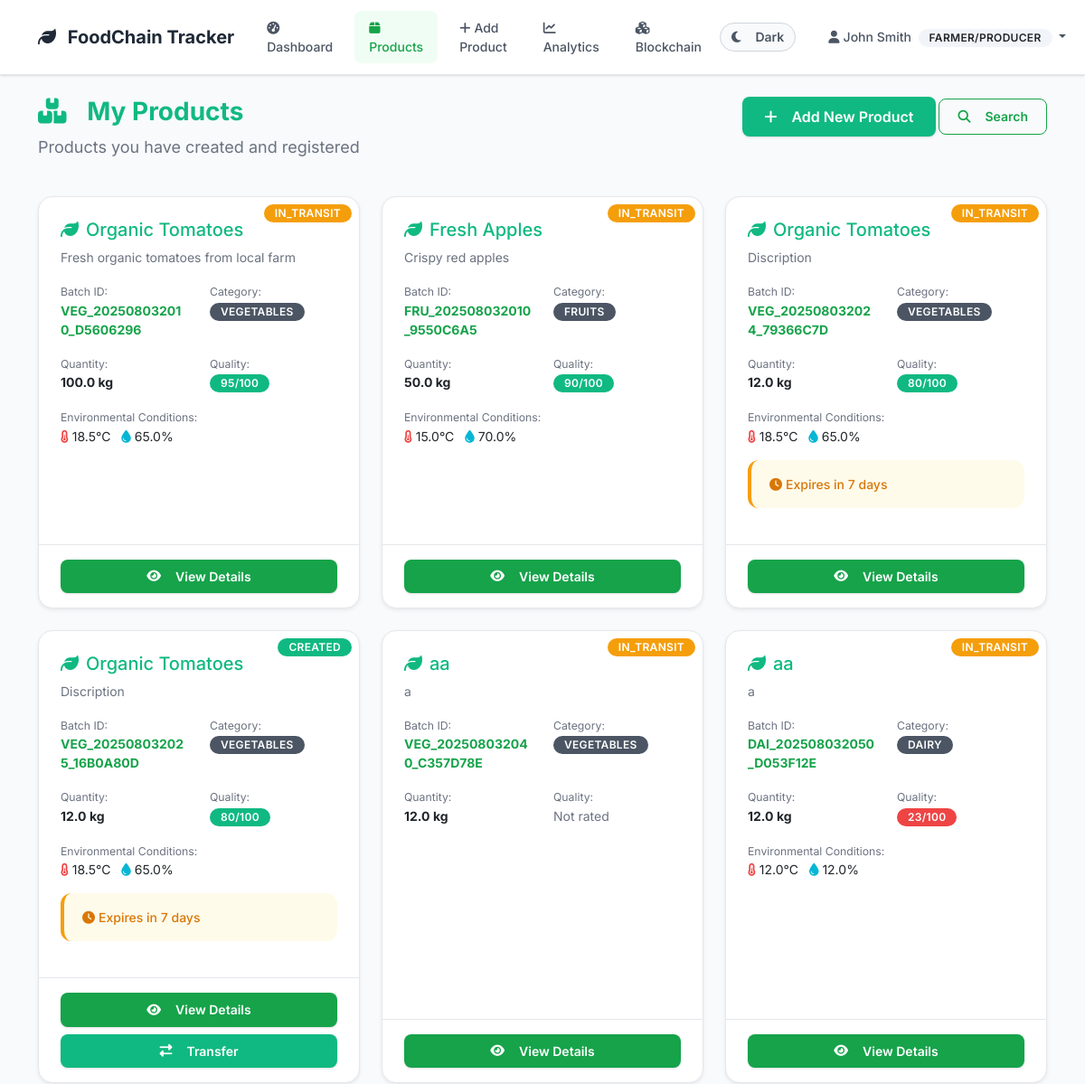
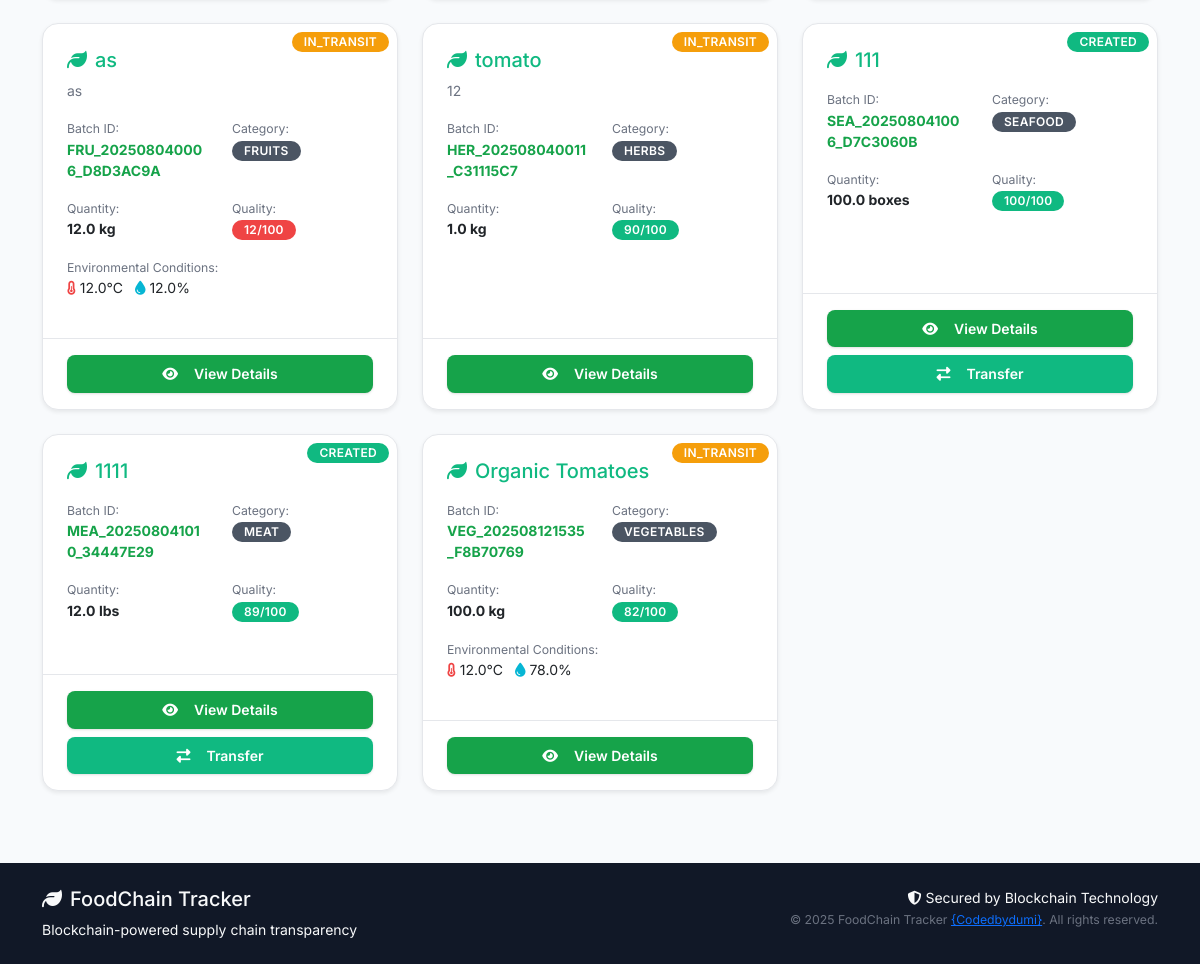
/products/ (signed in), run on the app's committed database (2 pictures, top to bottom).
### models/user.py (models this page shows, shortened)
class User(UserMixin, db.Model):
    __tablename__ = 'users'
    id = db.Column(db.Integer, primary_key=True)
    username = db.Column(db.String(80), unique=True, nullable=False)
    email = db.Column(db.String(120), unique=True, nullable=False)
    password_hash = db.Column(db.String(200), nullable=False)
    full_name = db.Column(db.String(100), nullable=False)
    phone = db.Column(db.String(20))
    address = db.Column(db.Text)
    role = db.Column(db.String(20), nullable=False)  # 'farmer', 'distributor', 'retailer', 'inspector'
    company_name = db.Column(db.String(100))
    license_number = db.Column(db.String(50))  # Business license or certification
    is_active = db.Column(db.Boolean, default=True)
    is_verified = db.Column(db.Boolean, default=False)  # For business verification
    created_at = db.Column(db.DateTime, default=datetime.utcnow)
    last_login = db.Column(db.DateTime)
    products_created = db.relationship('Product', foreign_keys='Product.created_by',
                                     backref='creator', lazy='dynamic')
    sent_transactions = db.relationship('Transaction', foreign_keys='Transaction.from_user_id',
                                      backref='sender', lazy='dynamic')
    received_transactions = db.relationship('Transaction', foreign_keys='Transaction.to_user_id',
                                          backref='receiver', lazy='dynamic')
    def get_role_display(self):
        role_names = {
            'farmer': 'Farmer/Producer',
            'distributor': 'Distributor',
            'retailer': 'Retailer',
            'inspector': 'Inspector'
        }
        return role_names.get(self.role, self.role.title())
    def can_create_products(self):
        return self.role == 'farmer'
    def can_transfer_products(self):
        return self.role in ['farmer', 'distributor']

### models/product.py (models this page shows, shortened)
class Product(db.Model):
    __tablename__ = 'products'
    id = db.Column(db.Integer, primary_key=True)
    batch_id = db.Column(db.String(50), unique=True, nullable=False)
    name = db.Column(db.String(100), nullable=False)
    category = db.Column(db.String(50), nullable=False)  # 'vegetables', 'fruits', 'grains', etc.
    description = db.Column(db.Text)
    quantity = db.Column(db.Float, nullable=False)  # Amount of product
    unit = db.Column(db.String(20), nullable=False)  # 'kg', 'tons', 'boxes', etc.
    quality_grade = db.Column(db.String(10))  # 'A', 'B', 'C', or custom grading
    quality_score = db.Column(db.Integer)  # 0-100 quality score
    origin_location = db.Column(db.String(200))  # Where product was produced
    harvest_date = db.Column(db.Date)
    expiry_date = db.Column(db.Date)
    current_location = db.Column(db.String(200))
    status = db.Column(db.String(50), default='created')  # 'created', 'in_transit', 'delivered', 'expired'
    temperature = db.Column(db.Float)  # Celsius
    humidity = db.Column(db.Float)     # Percentage
    pressure = db.Column(db.Float)     # For certain products
    created_by = db.Column(db.Integer, db.ForeignKey('users.id'), nullable=False)
    current_owner_id = db.Column(db.Integer, db.ForeignKey('users.id'), nullable=False)
    created_at = db.Column(db.DateTime, default=datetime.utcnow)
    updated_at = db.Column(db.DateTime, default=datetime.utcnow, onupdate=datetime.utcnow)
    current_owner = db.relationship('User', foreign_keys=[current_owner_id], backref='owned_products')
    transactions = db.relationship('Transaction', backref='product', lazy='dynamic', cascade='all, delete-orphan')
    def is_expired(self):
        if not self.expiry_date:
            return False
        return datetime.now().date() > self.expiry_date
    def days_until_expiry(self):
        if not self.expiry_date:
            return None
        delta = self.expiry_date - datetime.now().date()
        return delta.days

### routes/products.py (the view)
@products_bp.route('/')
@login_required
def list_products():
    page = request.args.get('page', 1, type=int)
    per_page = 20
    if current_user.role == 'farmer':
        products = Product.query.filter_by(created_by=current_user.id).paginate(
            page=page, per_page=per_page, error_out=False
        )
    elif current_user.role in ['distributor', 'retailer']:
        products = Product.query.filter_by(current_owner_id=current_user.id).paginate(
            page=page, per_page=per_page, error_out=False
        )
    else:
        products = Product.query.paginate(
            page=page, per_page=per_page, error_out=False
        )
    return render_template('products/list.html', products=products)

### templates/products/list.html (shortened to what this page needs)
{% extends "base.html" %}
{% block content %}
<div class="row mb-4">
    <div class="col-md-8">
        <h1 class="display-6 fw-bold text-success">
            <i class="fas fa-boxes me-3"></i>
            {% if current_user.role == 'farmer' %}
                My Products
            {% elif current_user.role in ['distributor', 'retailer'] %}
                Owned Products
            {% else %}
                All Products
            {% endif %}
        </h1>
        <p class="lead text-muted">
            {% if current_user.role == 'farmer' %}
                Products you have created and registered
            {% elif current_user.role in ['distributor', 'retailer'] %}
                Products currently in your possession
            {% else %}
                System-wide product overview
            {% endif %}
        </p>
    </div>
    <div class="col-md-4 text-end">
        {% if current_user.can_create_products() %}
            <a href="{{ url_for('products.add_product') }}" class="btn btn-success btn-lg">
                <i class="fas fa-plus me-2"></i>Add New Product
            </a>
        {% endif %}
        <a href="{{ url_for('products.search_products') }}" class="btn btn-outline-primary">
            <i class="fas fa-search me-2"></i>Search
        </a>
    </div>
</div>
{% if products.items %}
    <div class="row">
        {% for product in products.items %}
            <div class="col-lg-4 col-md-6 mb-4">
                <div class="card h-100 shadow-sm">
                    <div class="position-relative">
                        <span class="position-absolute top-0 end-0 m-2 badge bg-{{ 'success' if product.status == 'created' else 'warning' if product.status == 'in_transit' else 'info' if product.status == 'delivered' else 'danger' }}">
                            {{ product.status.title() }}
                        </span>
                    </div>
                    <div class="card-body">
                        <h5 class="card-title text-success">
                            <i class="fas fa-leaf me-2"></i>{{ product.name }}
                        </h5>
                        <p class="card-text text-muted">{{ product.description[:100] }}{% if product.description|length > 100 %}...{% endif %}</p>
                        <div class="row mb-3">
                            <div class="col-6">
                                <small class="text-muted">Batch ID:</small><br>
                                <strong class="text-primary">{{ product.batch_id }}</strong>
                            </div>
                            <div class="col-6">
                                <small class="text-muted">Category:</small><br>
                                <span class="badge bg-secondary">{{ product.category.title() }}</span>
                            </div>
                        </div>
                        <div class="row mb-3">
                            <div class="col-6">
                                <small class="text-muted">Quantity:</small><br>
                                <strong>{{ product.quantity }} {{ product.unit }}</strong>
                            </div>
                            <div class="col-6">
                                <small class="text-muted">Quality:</small><br>
                                {% if product.quality_score %}
                                    <span class="badge bg-{{ 'success' if product.quality_score >= 80 else 'warning' if product.quality_score >= 60 else 'danger' }}">
                                        {{ product.quality_score }}/100
                                    </span>
                                {% else %}
                                    <span class="text-muted">Not rated</span>
                                {% endif %}
                            </div>
                        </div>
                        {% if product.temperature %}
                            <div class="mb-3">
                                <small class="text-muted">Environmental Conditions:</small><br>
                                <i class="fas fa-thermometer-half text-danger me-1"></i>{{ product.temperature }}°C
                                {% if product.humidity %}
                                    <i class="fas fa-tint text-info ms-2 me-1"></i>{{ product.humidity }}%
                                {% endif %}
                            </div>
                        {% endif %}
                        {% if product.is_expired() %}
                            <div class="alert alert-danger alert-sm mb-3">
                                <i class="fas fa-exclamation-triangle me-1"></i>Product Expired
                            </div>
                        {% elif product.days_until_expiry() and product.days_until_expiry() <= 7 %}
                            <div class="alert alert-warning alert-sm mb-3">
                                <i class="fas fa-clock me-1"></i>Expires in {{ product.days_until_expiry() }} days
                            </div>
                        {% endif %}
                    </div>
                    <div class="card-footer bg-transparent">
                        <div class="d-grid gap-2">
                            <a href="{{ url_for('products.view_product', id=product.id) }}" class="btn btn-primary">
                                <i class="fas fa-eye me-2"></i>View Details
                            </a>
                            {% if current_user.id == product.current_owner_id and current_user.can_transfer_products() %}
                                <a href="{{ url_for('products.transfer_product', id=product.id) }}" class="btn btn-success">
                                    <i class="fas fa-exchange-alt me-2"></i>Transfer
                                </a>
                            {% endif %}
                        </div>
                    </div>
                </div>
            </div>
        {% endfor %}
    </div>
{% endif %}
{% endblock %}

### templates/base.html (shortened to what this page needs)
<!DOCTYPE html>
<html lang="en">
<head>
    <link href="https://cdn.jsdelivr.net/npm/bootstrap@5.3.0/dist/css/bootstrap.min.css" rel="stylesheet">
    <link href="https://cdnjs.cloudflare.com/ajax/libs/font-awesome/6.4.0/css/all.min.css" rel="stylesheet">
    <link href="{{ url_for('static', filename='css/style.css') }}" rel="stylesheet">
</head>
<body>
    <nav class="navbar navbar-expand-lg navbar-light bg-white">
        <div class="container">
            <a class="navbar-brand" href="{{ url_for('index') }}">
                <i class="fas fa-leaf me-2"></i>
                FoodChain Tracker
            </a>
            <div class="collapse navbar-collapse" id="navbarNav">
                <ul class="navbar-nav me-auto">
                    {% if current_user.is_authenticated %}
                        <li class="nav-item">
                            <a class="nav-link" href="{{ url_for('dashboard.main') }}">
                                <i class="fas fa-tachometer-alt me-1"></i>Dashboard
                            </a>
                        </li>
                        <li class="nav-item">
                            <a class="nav-link" href="{{ url_for('products.list_products') }}">
                                <i class="fas fa-box me-1"></i>Products
                            </a>
                        </li>
                        {% if current_user.can_create_products() %}
                        <li class="nav-item">
                            <a class="nav-link" href="{{ url_for('products.add_product') }}">
                                <i class="fas fa-plus me-1"></i>Add Product
                            </a>
                        </li>
                        {% endif %}
                        <li class="nav-item">
                            <a class="nav-link" href="{{ url_for('analytics.dashboard') }}">
                                <i class="fas fa-chart-line me-1"></i>Analytics
                            </a>
                        </li>
                        <li class="nav-item">
                            <a class="nav-link" href="{{ url_for('blockchain.explorer') }}">
                                <i class="fas fa-cubes me-1"></i>Blockchain
                            </a>
                        </li>
                    {% endif %}
                </ul>
                <ul class="navbar-nav me-3">
                    <li class="nav-item">
                        <button class="btn btn-outline-secondary btn-sm theme-toggle" id="themeToggle" type="button">
                            <i class="fas fa-moon" id="themeIcon"></i>
                            <span class="ms-2 d-none d-md-inline" id="themeText">Dark</span>
                        </button>
                    </li>
                </ul>
                <ul class="navbar-nav">
                    {% if current_user.is_authenticated %}
                        <li class="nav-item dropdown">
                            <a class="nav-link dropdown-toggle" href="#" id="navbarDropdown" role="button" data-bs-toggle="dropdown">
                                <i class="fas fa-user me-1"></i>{{ current_user.full_name }}
                                <span class="badge bg-light text-dark ms-1">{{ current_user.get_role_display() }}</span>
                            </a>
                        </li>
                    {% endif %}
                </ul>
            </div>
        </div>
    </nav>
    <main class="container my-4">
        {% block content %}{% endblock %}
    </main>
    <footer class="bg-dark text-light py-4 mt-5">
        <div class="container">
            <div class="row">
                <div class="col-md-6">
                    <h5><i class="fas fa-leaf me-2"></i>FoodChain Tracker</h5>
                    <p class="mb-0">Blockchain-powered supply chain transparency</p>
                </div>
                <div class="col-md-6 text-md-end">
                    <p class="mb-0">
                        <i class="fas fa-shield-alt me-1"></i>Secured by Blockchain Technology
                    </p>
                    <small class="text-muted">© 2025 FoodChain Tracker <a href="https://github.com/codedbydumi">{Codedbydumi}</a>. All rights reserved.</small>
                </div>
            </div>
        </div>
    </footer>
</body>
</html>

### data on the page
User: full_name "John Smith", role "FARMER/PRODUCER"
Product: status "IN_TRANSIT", name "Organic Tomatoes", description "Fresh organic tomatoes from local farm", batch_id "VEG_202508032010_D5606296", category "VEGETABLES", quantity "100.0", unit "kg", quality_score "95", temperature "18.5", humidity "65.0"
Product: status "IN_TRANSIT", name "Fresh Apples", description "Crispy red apples", batch_id "FRU_202508032010_9550C6A5", category "FRUITS", quantity "50.0", unit "kg", quality_score "90", temperature "15.0", humidity "70.0"
Product: status "IN_TRANSIT", name "Organic Tomatoes", description "Discription", batch_id "VEG_202508032024_79366C7D", category "VEGETABLES", quantity "12.0", unit "kg", quality_score "80", temperature "18.5", humidity "65.0", days_until_expiry "7"
Product: status "CREATED", name "Organic Tomatoes", description "Discription", batch_id "VEG_202508032025_16B0A80D", category "VEGETABLES", quantity "12.0", unit "kg", quality_score "80", temperature "18.5", humidity "65.0", days_until_expiry "7"
Product: status "IN_TRANSIT", name "aa", description "a", batch_id "VEG_202508032040_C357D78E", category "VEGETABLES", quantity "12.0", unit "kg", quality_score "Not rated"
Product: status "IN_TRANSIT", name "aa", description "a", batch_id "DAI_202508032050_D053F12E", category "DAIRY", quantity "12.0", unit "kg", quality_score "23", temperature "12.0", humidity "12.0"
Product: status "IN_TRANSIT", name "as", description "as", batch_id "FRU_202508040006_D8D3AC9A", category "FRUITS", quantity "12.0", unit "kg", quality_score "12", temperature "12.0", humidity "12.0"
Product: status "IN_TRANSIT", name "tomato", description "12", batch_id "HER_202508040011_C31115C7", category "HERBS", quantity "1.0", unit "kg", quality_score "90"
Product: status "CREATED", name "111", batch_id "SEA_202508041006_D7C3060B", category "SEAFOOD", quantity "100.0", unit "boxes", quality_score "100"
Product: status "CREATED", name "1111", batch_id "MEA_202508041010_34447E29", category "MEAT", quantity "12.0", unit "lbs", quality_score "89"
Product: status "IN_TRANSIT", name "Organic Tomatoes", batch_id "VEG_202508121535_F8B70769", category "VEGETABLES", quantity "100.0", unit "kg", quality_score "82", temperature "12.0", humidity "78.0"
